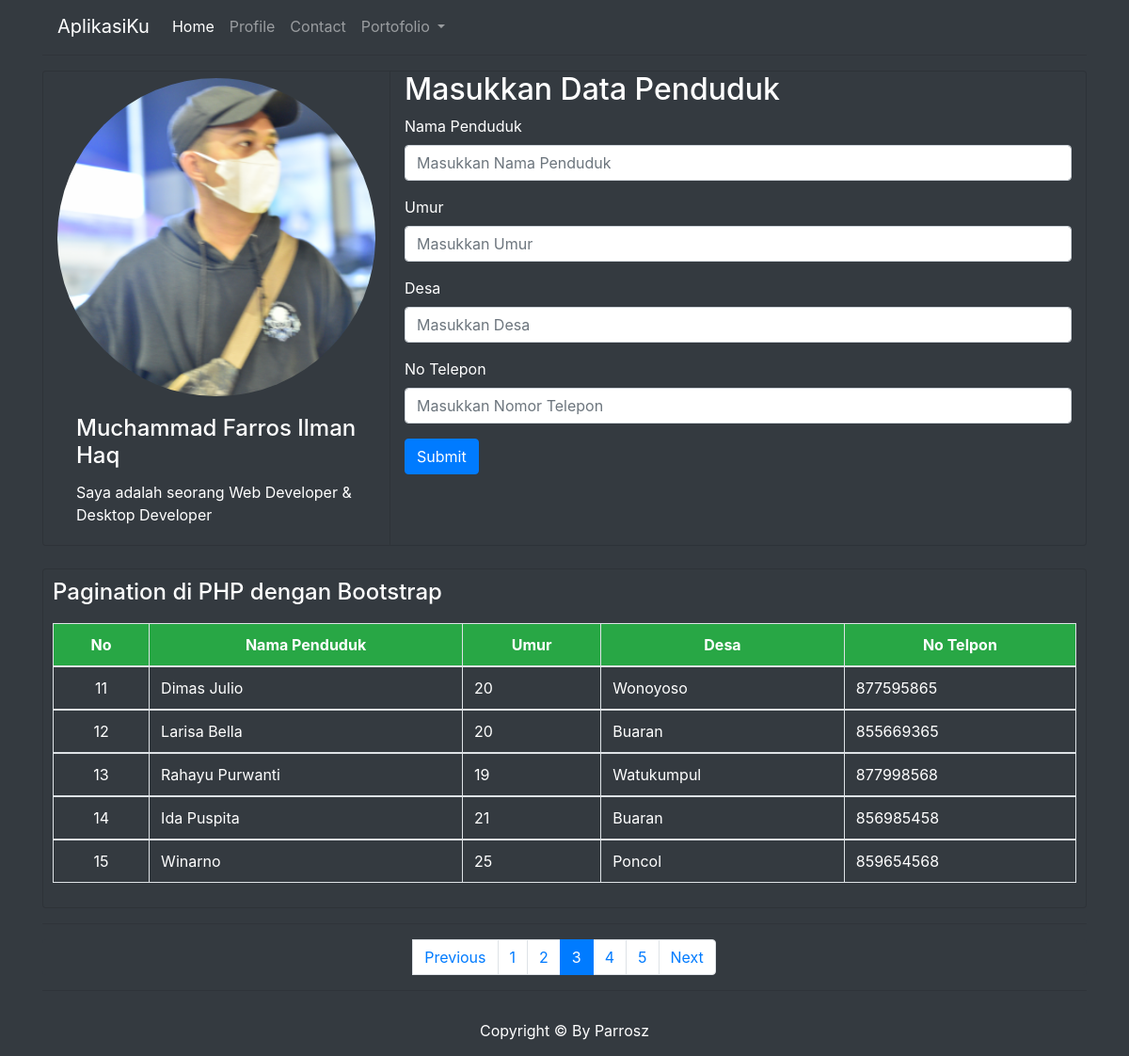
Page /index.php?halaman=3 on the committed database.
### tables this page shows
CREATE TABLE `penduduk` (
  `id_penduduk` int(6) NOT NULL,
  `nama` varchar(100) NOT NULL,
  `umur` int(3) NOT NULL,
  `desa` varchar(50) NOT NULL,
  `notelp` varchar(20) NOT NULL
);

### index.php (the view, shortened to what this page needs)
<html>
<head>
    <link rel="stylesheet" type="text/css" href="bootstrap/css/bootstrap.min.css">
    <link rel="stylesheet" type="text/css" href="css/bootstrap.css">
</head>
<body class="bg-dark">
    <div class="container">
        <nav class="navbar navbar-expand-lg navbar-dark bg-dark">
            <a class="navbar-brand" href="index.php">AplikasiKu</a>
            <div class="collapse navbar-collapse" id="navbarSupportedContent">
                <ul class="navbar-nav mr-auto">
                    <li class="nav-item active">
                        <a class="nav-link" href="index.php">Home <span class="sr-only">(current)</span></a>
                    </li>
                    <li class="nav-item">
                        <a class="nav-link" href="profile.html">Profile</a>
                    </li>
                    <li class="nav-item">
                        <a class="nav-link" href="contact.html">Contact</a>
                    </li>
                    <li class="nav-item dropdown">
                        <a class="nav-link dropdown-toggle" href="#" role="button" data-toggle="dropdown" aria-expanded="false">
                            Portofolio
                        </a>
                    </li>
                </ul>
            </div>
        </nav>
        <hr style="margin-top: 2px;">
        <div class="card-group bg-dark" style="margin-top: 10px;">
            <div class="card col-sm-4 bg-dark">
                <img src="img/parrosz.jpg" alt="" class="card-img-top rounded-circle" style="width: 100%; margin-top: 7px;">
                <div class="card-body">
                    <h4 class="card-title text-white">Muchammad Farros Ilman Haq</h4>
                    <p class="card-text text-white">Saya adalah seorang Web Developer & Desktop Developer</p>
                </div>
            </div>
            <div class="card col-sm-8 bg-dark">
                <h2 class="text-white">Masukkan Data Penduduk</h2>
                <form action="aksi-add-pend.php" method="post">
                    <div class="form-group text-white">
                        <label for="text">Nama Penduduk</label>
                        <input type="text" class="form-control" placeholder="Masukkan Nama Penduduk" name="nama">
                    </div>
                    <div class="form-group text-white">
                        <label for="text">Umur</label>
                        <input type="text" class="form-control" placeholder="Masukkan Umur" name="umur">
                    </div>
                    <div class="form-group text-white">
                        <label for="text">Desa</label>
                        <input type="text" class="form-control" placeholder="Masukkan Desa" name="desa">
                    </div>
                    <div class="form-group text-white">
                        <label for="text">No Telepon</label>
                        <input type="text" class="form-control" placeholder="Masukkan Nomor Telepon" name="notelp">
                    </div>
                    <button type="submit" class="btn btn-primary">Submit</button>
                </form>
            </div>
        </div>
        <br>
        <div class="card bg-dark" style="padding: 10px;">
            <h4 class="text-white" style="margin-bottom: -5px;">Pagination di PHP dengan Bootstrap</h4>
            <table class="table table-bordered table-hover">
                <br>
                <thead>
                    <tr class="bg-success">
                        <th class="text-white">
                            <center>No</center>
                        </th>
                        <th class="text-white">
                            <center>Nama Penduduk</center>
                        </th>
                        <th class="text-white">
                            <center>Umur</center>
                        </th>
                        <th class="text-white">
                            <center>Desa</center>
                        </th>
                        <th class="text-white">
                            <center>No Telpon</center>
                        </th>
                    </tr>
                </thead>
                <?php
                include "koneksi.php";
                $batas   = 5;
                $halaman = @$_GET['halaman'];
                $previous = $halaman - 1;
                $next = $halaman + 1;
                if (empty($halaman)) {
                    $posisi  = 0;
                    $halaman = 1;
                } else {
                    $posisi  = ($halaman - 1) * $batas;
                }
                $no = $posisi + 1;
                $sql = "select * from penduduk order by id_penduduk asc limit $posisi,$batas";
                $hasil = mysqli_query($kon, $sql);
                while ($data = mysqli_fetch_array($hasil)) {
                ?>
                    <tbody>
                        <tr>
                            <td class="text-white">
                                <center><?php echo $no; ?></center>
                            </td>
                            <td class="text-white"><?php echo $data["nama"]; ?></td>
                            <td class="text-white"><?php echo $data["umur"];   ?></td>
                            <td class="text-white"><?php echo $data["desa"];   ?></td>
                            <td class="text-white"><?php echo $data["notelp"];   ?></td>
                        </tr>
                    </tbody>
                <?php
                    $no++;
                }
                ?>
            </table>
        </div>
        <hr>
        <?php
        $query2     = mysqli_query($kon, "select * from penduduk");
        $jmldata    = mysqli_num_rows($query2);
        $jmlhalaman = ceil($jmldata / $batas);
        ?>
        <div class="text-center">
            <ul class="pagination justify-content-center bg-dark">
                <a class="page-link" <?php if ($halaman > 1) {
                                            echo "a class='page-link' href='?halaman=$previous'";
                                        } ?>>Previous</a>
                <?php
                for ($i = 1; $i <= $jmlhalaman; $i++) {
                    if ($i != $halaman) {
                        echo "<li class='page-item'><a class='page-link' href='index.php?halaman=$i'>$i</a></li>";
                    } else {
                        echo "<li class='page-item active'><a class='page-link' href='#'>$i</a></li>";
                    }
                }
                ?>
                <li class="page-item">
                    <a class="page-link" <?php if ($halaman < $jmlhalaman) {
                                                echo "a class='page-link' href='index.php?halaman=$next'";
                                            } ?>>Next</a>
                </li>
            </ul>
        </div>
        <hr style="margin-top: 2px;">
        <div class="footer text-center text-white" style="margin-bottom: 15px; margin-top: 30px;">
            Copyright &copy; By Parrosz
        </div>
    </div>
</body>
</html>

### rows in the picture
penduduk: nama "Dimas Julio", umur "20", desa "Wonoyoso", notelp "877595865"
penduduk: nama "Larisa Bella", umur "20", desa "Buaran", notelp "855669365"
penduduk: nama "Rahayu Purwanti", umur "19", desa "Watukumpul", notelp "877998568"
penduduk: nama "Ida Puspita", umur "21", desa "Buaran", notelp "856985458"
penduduk: nama "Winarno", umur "25", desa "Poncol", notelp "859654568"
